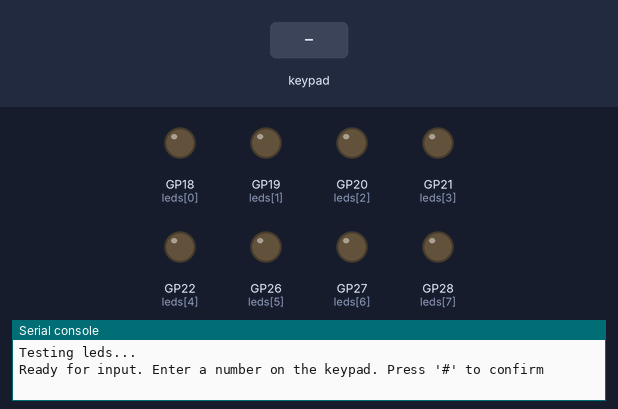
Simulated run of this program. Board: Raspberry Pi Pico running MicroPython. Shown: output pins drawn as LEDs (lit = HIGH), the last lines printed to the serial console. The inputs (shaded band) are chosen by the test bench. Pins used as bus, display or sensor lines are not drawn.

Above: at 15.8 s.
15.9 s: keypad keys 2 5 # pressed 0.4 s apart
At 17.8 s:
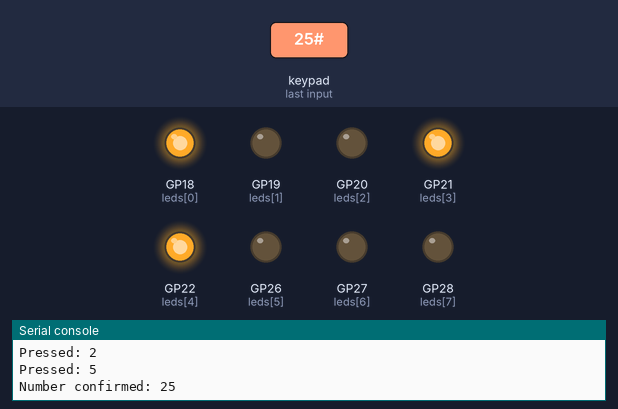
18.6 s: key '#' pressed
20.3 s: key '#' pressed
At 20.7 s:
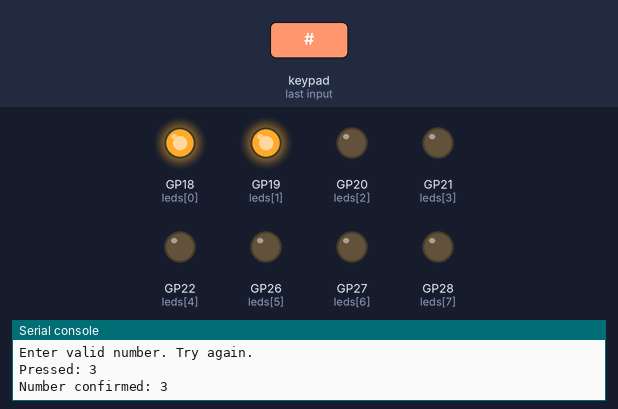
Timing chart, 0 to 23.3 s (numbered marks = the images above; inputs shaded):
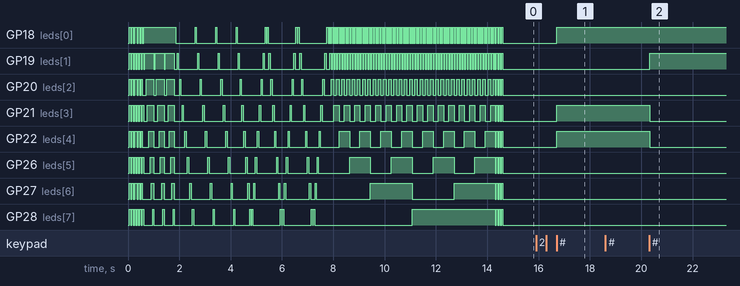

The program:

keypad_2_binary_leds.py
```python
from machine import Pin
import time

import keypad
from temp_interna import print_temp_interna
from led_party import on, off, all_off, all_on, leds_simultaneous_blink_dance, leds_alternate_dance, leds_sequence_dance, leds_sequence_blink_dance, leds_ping_pong_dance, leds_display_int_as_binary, test_leds

leds = [
    Pin(18,Pin.OUT),
    Pin(19,Pin.OUT),
    Pin(20,Pin.OUT),
    Pin(21,Pin.OUT),
    Pin(22,Pin.OUT),
    Pin(26,Pin.OUT),
    Pin(27,Pin.OUT),
    Pin(28,Pin.OUT),
]

if __name__ == "__main__":
    all_off(leds)

    test_leds(leds)

    print(f"Ready for input. Enter a number on the keypad. Press '#' to confirm")

    number_buffer = []
    while True:
        res = keypad.scan_keypad()
        if (res != None):
            if res.isdigit():
                print(f"Pressed: {res}")
                number_buffer += res
            elif res == '#':
                if not number_buffer:
                    print("Enter valid number. Try again.")
                    continue
                number = int("".join(number_buffer))

                if number > 255:
                    print("Enter a number between 0 and 255. Try again.")
                    continue

                print(f"Number confirmed: {number}")
                leds_display_int_as_binary(leds, number)
                number_buffer.clear()

        time.sleep(0.3)
```

keypad.py
```python
from machine import Pin
import time

rows = [Pin(x, Pin.OUT) for x in (7,6,5,4)]
cols = [Pin(x, Pin.IN, Pin.PULL_UP) for x in (3,2,1,0)]

keys = [
    ['1','2','3','A'],
    ['4','5','6','B'],
    ['7','8','9','C'],
    ['*','0','#','D']
]

def scan_keypad():
    for r in range(4):
        # Set one row LOW
        rows[r].low()
        for c in range(4):
            if cols[c].value() == 0:
                return keys[r][c]
        rows[r].high()


if __name__ == "__main__":
    while True:
        res = scan_keypad()
        if res:
            print(f"Pressed: {res}")
        time.sleep(0.3)
```

temp_interna.py
```python
"""
Thonny
MicroPython
Raspberry Pi Pico
"""

from machine import ADC
import utime

sensor_temp = ADC(4)  # Canal ADC interno
conversion_factor = 3.3 / 65535  # Pico ADC: 16 bits (0 a 65535)

def print_temp_interna():
    lectura = sensor_temp.read_u16()
    voltaje = lectura * conversion_factor
    temperatura_c = 27 - (voltaje - 0.706) / 0.001721  # Fórmula oficial RP2040
    print("\rTemperatura: {:.2f} °C         ".format(temperatura_c), end="")
    utime.sleep(1)


if __name__ == "__main__":
    while True: print_temp_interna()

    
```

led_party.py
```python
from machine import Pin
import time
from temp_interna import print_temp_interna

G_TIME = .05

leds = [
    Pin(18,Pin.OUT),
    Pin(19,Pin.OUT),
    Pin(20,Pin.OUT),
    Pin(21,Pin.OUT),
    Pin(22,Pin.OUT),
    Pin(26,Pin.OUT),
    Pin(27,Pin.OUT),
    Pin(28,Pin.OUT),
]

def on(led):
    led.value(1)

def off(led):
    led.value(0)

def all_off(leds_list: list):
    for led in leds:
        off(led)

def all_on(leds_list: list):
    for led in leds_list:
        on(led)

def leds_simultaneous_blink_dance(leds_list):
    all_off(leds_list)
    time.sleep(G_TIME)
    all_on(leds_list)
    time.sleep(G_TIME)
    all_off(leds)

def leds_alternate_dance(leds_list):
    all_off(leds_list)
    length = len(leds_list)
    all_on(leds_list[0:length:2])
    time.sleep(G_TIME)
    all_off(leds)
    all_on(leds_list[1:length:2])
    time.sleep(G_TIME)
    all_off(leds_list)

def leds_sequence_dance(leds_list):
    all_off(leds_list)
    for led in leds:
        on(led)
        time.sleep(G_TIME)
    all_off(leds_list)

def leds_sequence_blink_dance(leds_list):
    all_off(leds_list)
    for led in leds:
        on(led)
        time.sleep(G_TIME)
        off(led)
        time.sleep(G_TIME)
    all_off(leds_list)

def leds_ping_pong_dance(leds_list):
    all_off(leds_list)
    for led in leds:
        on(led)
        time.sleep(G_TIME)
        off(led)
        time.sleep(G_TIME/2)
    for led in leds[::-1]:
        on(led)
        time.sleep(G_TIME)
        off(led)
        time.sleep(G_TIME/2)

def leds_display_int_as_binary(leds_list, integer):
    all_off(leds_list)
    int_bin = bin(int(integer))[2:]
    for index, bit in enumerate(reversed(int_bin)):
        #print(index, bit)
        leds_list[index].value(int(bit))

def test_leds(leds_list):
    all_off(leds_list)
    print("Testing leds...")
    for _ in range(3): leds_simultaneous_blink_dance(leds)
    for _ in range(3): leds_alternate_dance(leds)
    for _ in range(3): leds_sequence_dance(leds)
    for _ in range(3): leds_sequence_blink_dance(leds)
    for _ in range(3): leds_ping_pong_dance(leds)
    for num in range(255):
        leds_display_int_as_binary(leds_list, num)
        time.sleep(G_TIME/2)
    for _ in range(3): leds_simultaneous_blink_dance(leds)

    all_off(leds_list)


if __name__ == "__main__":
    while True:
        test_leds(leds)
```

Measured:
- after the input at 15.9 s, GP18 (leds[0]), GP21 (leds[3]), GP22 (leds[4]): LOW → HIGH after 0.81 s
- after the input at 20.3 s, GP19 (leds[1]): LOW → HIGH at once; GP21 (leds[3]), GP22 (leds[4]): HIGH → LOW at once
